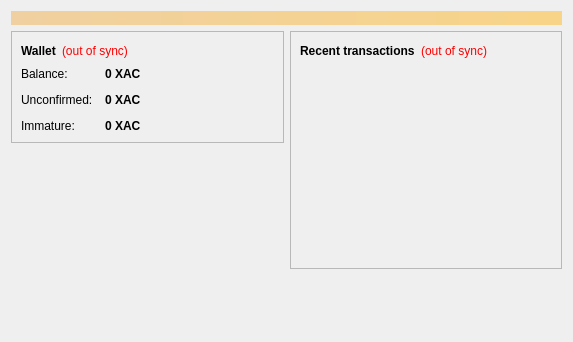
<?xml version="1.0" encoding="UTF-8"?>
<ui version="4.0">
 <class>OverviewPage</class>
 <widget class="QWidget" name="OverviewPage">
  <property name="geometry">
   <rect>
    <x>0</x>
    <y>0</y>
    <width>573</width>
    <height>342</height>
   </rect>
  </property>
  <property name="windowTitle">
   <string>Form</string>
  </property>
  <layout class="QVBoxLayout" name="topLayout">
   <item>
    <widget class="QLabel" name="labelAlerts">
     <property name="visible">
      <bool>false</bool>
     </property>
     <property name="styleSheet">
      <string notr="true">background-color: qlineargradient(x1: 0, y1: 0, x2: 1, y2: 0, stop:0 #F0D0A0, stop:1 #F8D488); color:#000000;</string>
     </property>
     <property name="wordWrap">
      <bool>true</bool>
     </property>
     <property name="margin">
      <number>3</number>
     </property>
    </widget>
   </item>
   <item>
    <layout class="QHBoxLayout" name="horizontalLayout" stretch="1,1">
     <item>
      <layout class="QVBoxLayout" name="verticalLayout_2">
       <item>
        <widget class="QFrame" name="frame">
         <property name="frameShape">
          <enum>QFrame::StyledPanel</enum>
         </property>
         <property name="frameShadow">
          <enum>QFrame::Raised</enum>
         </property>
         <layout class="QVBoxLayout" name="verticalLayout_4">
          <item>
           <layout class="QHBoxLayout" name="horizontalLayout_4">
            <item>
             <widget class="QLabel" name="label_5">
              <property name="font">
               <font>
                <weight>75</weight>
                <bold>true</bold>
               </font>
              </property>
              <property name="text">
               <string>Wallet</string>
              </property>
             </widget>
            </item>
            <item>
             <widget class="QLabel" name="labelWalletStatus">
              <property name="toolTip">
               <string>The displayed information may be out of date. Your wallet automatically synchronizes with the AnonymousCoin network after a connection is established, but this process has not completed yet.</string>
              </property>
              <property name="styleSheet">
               <string notr="true">QLabel { color: red; }</string>
              </property>
              <property name="text">
               <string notr="true">(out of sync)</string>
              </property>
              <property name="alignment">
               <set>Qt::AlignLeading|Qt::AlignLeft|Qt::AlignVCenter</set>
              </property>
             </widget>
            </item>
            <item>
             <spacer name="horizontalSpacer_2">
              <property name="orientation">
               <enum>Qt::Horizontal</enum>
              </property>
              <property name="sizeHint" stdset="0">
               <size>
                <width>40</width>
                <height>20</height>
               </size>
              </property>
             </spacer>
            </item>
           </layout>
          </item>
          <item>
           <layout class="QFormLayout" name="formLayout_2">
            <property name="fieldGrowthPolicy">
             <enum>QFormLayout::AllNonFixedFieldsGrow</enum>
            </property>
            <property name="horizontalSpacing">
             <number>12</number>
            </property>
            <property name="verticalSpacing">
             <number>12</number>
            </property>
            <item row="0" column="0">
             <widget class="QLabel" name="label">
              <property name="text">
               <string>Balance:</string>
              </property>
             </widget>
            </item>
            <item row="0" column="1">
             <widget class="QLabel" name="labelBalance">
              <property name="font">
               <font>
                <weight>75</weight>
                <bold>true</bold>
               </font>
              </property>
              <property name="cursor">
               <cursorShape>IBeamCursor</cursorShape>
              </property>
              <property name="toolTip">
               <string>Your current balance</string>
              </property>
              <property name="text">
               <string notr="true">0 XAC</string>
              </property>
              <property name="textInteractionFlags">
               <set>Qt::LinksAccessibleByMouse|Qt::TextSelectableByKeyboard|Qt::TextSelectableByMouse</set>
              </property>
             </widget>
            </item>
            <item row="1" column="0">
             <widget class="QLabel" name="label_3">
              <property name="text">
               <string>Unconfirmed:</string>
              </property>
             </widget>
            </item>
            <item row="1" column="1">
             <widget class="QLabel" name="labelUnconfirmed">
              <property name="font">
               <font>
                <weight>75</weight>
                <bold>true</bold>
               </font>
              </property>
              <property name="cursor">
               <cursorShape>IBeamCursor</cursorShape>
              </property>
              <property name="toolTip">
               <string>Total of transactions that have yet to be confirmed, and do not yet count toward the current balance</string>
              </property>
              <property name="text">
               <string notr="true">0 XAC</string>
              </property>
              <property name="textInteractionFlags">
               <set>Qt::LinksAccessibleByMouse|Qt::TextSelectableByKeyboard|Qt::TextSelectableByMouse</set>
              </property>
             </widget>
            </item>
            <item row="2" column="0">
             <widget class="QLabel" name="labelImmatureText">
              <property name="text">
               <string>Immature:</string>
              </property>
             </widget>
            </item>
            <item row="2" column="1">
             <widget class="QLabel" name="labelImmature">
              <property name="font">
               <font>
                <weight>75</weight>
                <bold>true</bold>
               </font>
              </property>
              <property name="toolTip">
               <string>Mined balance that has not yet matured</string>
              </property>
              <property name="text">
               <string notr="true">0 XAC</string>
              </property>
              <property name="textInteractionFlags">
               <set>Qt::LinksAccessibleByMouse|Qt::TextSelectableByKeyboard|Qt::TextSelectableByMouse</set>
              </property>
             </widget>
            </item>
           </layout>
          </item>
         </layout>
        </widget>
       </item>
       <item>
        <spacer name="verticalSpacer">
         <property name="orientation">
          <enum>Qt::Vertical</enum>
         </property>
         <property name="sizeHint" stdset="0">
          <size>
           <width>20</width>
           <height>40</height>
          </size>
         </property>
        </spacer>
       </item>
      </layout>
     </item>
     <item>
      <layout class="QVBoxLayout" name="verticalLayout_3">
       <item>
        <widget class="QFrame" name="frame_2">
         <property name="frameShape">
          <enum>QFrame::StyledPanel</enum>
         </property>
         <property name="frameShadow">
          <enum>QFrame::Raised</enum>
         </property>
         <layout class="QVBoxLayout" name="verticalLayout">
          <item>
           <layout class="QHBoxLayout" name="horizontalLayout_2">
            <item>
             <widget class="QLabel" name="label_4">
              <property name="text">
               <string>&lt;b&gt;Recent transactions&lt;/b&gt;</string>
              </property>
             </widget>
            </item>
            <item>
             <widget class="QLabel" name="labelTransactionsStatus">
              <property name="toolTip">
               <string>The displayed information may be out of date. Your wallet automatically synchronizes with the AnonymousCoin network after a connection is established, but this process has not completed yet.</string>
              </property>
              <property name="styleSheet">
               <string notr="true">QLabel { color: red; }</string>
              </property>
              <property name="text">
               <string notr="true">(out of sync)</string>
              </property>
              <property name="alignment">
               <set>Qt::AlignRight|Qt::AlignTrailing|Qt::AlignVCenter</set>
              </property>
             </widget>
            </item>
            <item>
             <spacer name="horizontalSpacer">
              <property name="orientation">
               <enum>Qt::Horizontal</enum>
              </property>
              <property name="sizeHint" stdset="0">
               <size>
                <width>40</width>
                <height>20</height>
               </size>
              </property>
             </spacer>
            </item>
           </layout>
          </item>
          <item>
           <widget class="QListView" name="listTransactions">
            <property name="styleSheet">
             <string notr="true">QListView { background: transparent; }</string>
            </property>
            <property name="frameShape">
             <enum>QFrame::NoFrame</enum>
            </property>
            <property name="verticalScrollBarPolicy">
             <enum>Qt::ScrollBarAlwaysOff</enum>
            </property>
            <property name="horizontalScrollBarPolicy">
             <enum>Qt::ScrollBarAlwaysOff</enum>
            </property>
            <property name="selectionMode">
             <enum>QAbstractItemView::NoSelection</enum>
            </property>
           </widget>
          </item>
         </layout>
        </widget>
       </item>
       <item>
        <spacer name="verticalSpacer_2">
         <property name="orientation">
          <enum>Qt::Vertical</enum>
         </property>
         <property name="sizeHint" stdset="0">
          <size>
           <width>20</width>
           <height>40</height>
          </size>
         </property>
        </spacer>
       </item>
      </layout>
     </item>
    </layout>
   </item>
  </layout>
 </widget>
 <resources/>
 <connections/>
</ui>
